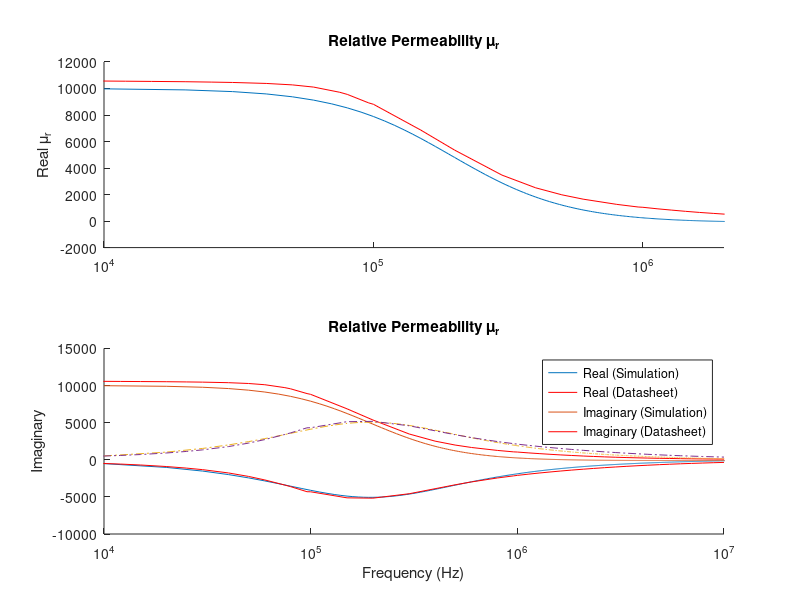

Write the MATLAB code that produced this figure.
clc;clear all;

fi=fopen('Permeability.txt');
l=fgetl(fi);
in=1;
while ischar(l)
%for kj=1:81
    %%disp(l);
    text{in}=l;
    data{in}=sscanf(text{in},'%f (%f,%f)');
    f(in)=(data{in}(1));
    eps(in)=data{in}(2)+1i*data{in}(3);
    
    l=fgetl(fi);
    in=in+1;
end

epsr=0.9999;
a0=1e-2;%0.1mm
c0=2.99792458e8;%Speed of Light (m/s)
f0=c0/a0;%3000GHz
t0=1/f0;%0.33e-12 (s)
mu0=4*pi*(1e-7);% (H/m)
eps0=8.854187817e-12;% (F/m)
I0=1;
E0=I0/(a0*eps0*c0);
D0=I0/(a0*c0);
B0=I0/(a0*eps0*c0*c0);
H0=I0/(a0);
sigmaD0=(epsr*eps0*c0)/a0;
J0=I0/(a0*a0);
u0=(I0*I0)/(eps0*c0*c0*a0*a0);
S0=(I0*I0)/(eps0*c0*a0*a0);
Sc0=1/(c0);
sig0=-20;


figure;
fdata=[1000,2000,3000,4000,8000,10000,12000,15000,20000,25000,30000,40000,50000,60000,75000,80000,96000,100000,150000,200000,300000,400000,500000,600000,800000,960000,1000000,1137137,1274275,1438450,1623777,1832981,2084351,2335721,2636651,2976351,3359818,3792690,4281332,4868464,5455595,6158482,6951928,7847600,8923800,10000000];
muredata=[10645.6132900000,10615.7137400000,10600.4558900000,10588.2058700000,10566.9610700000,10562.5965000000,10550.3503700000,10534.2909700000,10511.8581200000,10483.3333400000,10455.5688100000,10381.6845200000,10272.9184600000,10106.1882500000,9714.59266900000,9554.00022600000,8914.62151900000,8809.17242500000,6859.02588800000,5356.50053100000,3466.60912500000,2509.42420600000,1981.99317800000,1653.79743600000,1259.89804500000,1061.94435800000,1039.71574800000,921.731119300000,830.272918200000,736.042665000000,651.396975700000,577.613199300000,501.648967800000,445.436779500000,389.427157200000,340.949677100000,297.778927600000,260.157345700000,226.241196700000,196.013417100000,172.718377000000,149.043074900000,129.745046100000,112.942358600000,97.9382173800000,86.5638240400000];
muimdata=[253.852268500000,226.074739600000,240.928212700000,269.680112600000,420.349094000000,501.445173000000,580.251521400000,703.380303600000,910.425579500000,1120.16008100000,1332.71255700000,1775.31979800000,2241.36105700000,2719.66949700000,3410.37939800000,3618.92417300000,4304.31495800000,4315.37839400000,5129.34009300000,5172.35110400000,4575.54022900000,3898.79388100000,3374.31137400000,2983.65236200000,2453.70814500000,2168.65609600000,2103.25394200000,1931.01903200000,1787.88868700000,1647.75656600000,1514.22011300000,1390.88856500000,1270.26340100000,1169.77709400000,1067.60990700000,974.786626800000,888.046742400000,806.937314600000,733.896914500000,660.333778100000,601.248498000000,543.010068900000,490.624234300000,442.324718400000,394.992484200000,356.844963000000];

subplot(2,1,1);hold on;
semilogx(f/(a0/(1e-2)),real(eps));
semilogx(fdata,muredata,'r');xlim([1e4 .2e7]);
title('Relative Permeability \mu_r')
ylabel('Real \mu_r')

subplot(2,1,2);hold on;
semilogx(f/(a0/(1e-2)),imag(eps));
semilogx(fdata,-muimdata,'r');xlim([1e4 .2e7]);

xlabel('Frequency (Hz)')
ylabel('Imaginary')


semilogx(f/(a0/(1e-2)),real(eps));
hold on;
semilogx(fdata,muredata,'r');
xlim([1e4 1e7]);
title('Relative Permeability \mu_r')
semilogx(f/(a0/(1e-2)),-imag(eps),'-.');
semilogx(fdata,muimdata,'-.');
legend('Real (Simulation)','Real (Datasheet)','Imaginary (Simulation)','Imaginary (Datasheet)');
% muinf=1;gamma=.01/(8*4*pi*pi*pi*pi*pi);fn=0.01/(4*pi*pi);
% f=0:1e-7:(1/3);
% fi=f*(4*pi*pi);
% sigma=-100*(4*pi*pi);
% kwi=(fn.*fn-fi.*fi-1i.*gamma.*fi);
% b0=1.0;
% kwi2=(fi.*fi.*b0.*b0)./kwi;
% mur=muinf+(sigma.*fn.*fn)./(kwi-kwi2);

fn=(5.8)*(1e-5);
sigma=1e4;
muinf=1;gamma=-(.33e-2)/(2*pi);
f=0:1e-7:(1/30);
fi=f;
kwi=(fn.*fn-fi.*fi-1i.*gamma.*fi);
b0=0;
kwi2=(fi.*fi.*b0.*b0)./kwi;
mur=muinf+(sigma.*fn.*fn)./(kwi-kwi2);

% figure;
% subplot(2,1,1);semilogx(f*f0,real(mur));title('Formula');xlim([10e5 1e7]);
% subplot(2,1,2);semilogx(f*f0,imag(mur));xlim([10e5 1e7]);

f=1e3:1e3:1e9;
nomf=((f)./(0.2e6));
cf=(1+nomf.*nomf);
mur2=mu0+((10000*mu0)./cf)-(1i.*nomf.*(10000*mu0))./cf;


% figure;
% subplot(2,1,1);hold on;
% f=0:1e-7:(1/30);
% loglog(f*f0,real(mur));title('Formula');xlim([1e3 100e5]);
% f=1e3:1e3:1e9;
% loglog(f,real(mur2)/mu0,'r');title('Literature');xlim([1e3 100e5]);
% subplot(2,1,2);hold on;
% f=0:1e-7:(1/30);
% loglog(f*f0,imag(mur));xlim([1e3 100e5]);
% f=1e3:1e3:1e9;
% loglog(f,imag(mur2)/mu0,'r');xlim([1e3 100e5]);

